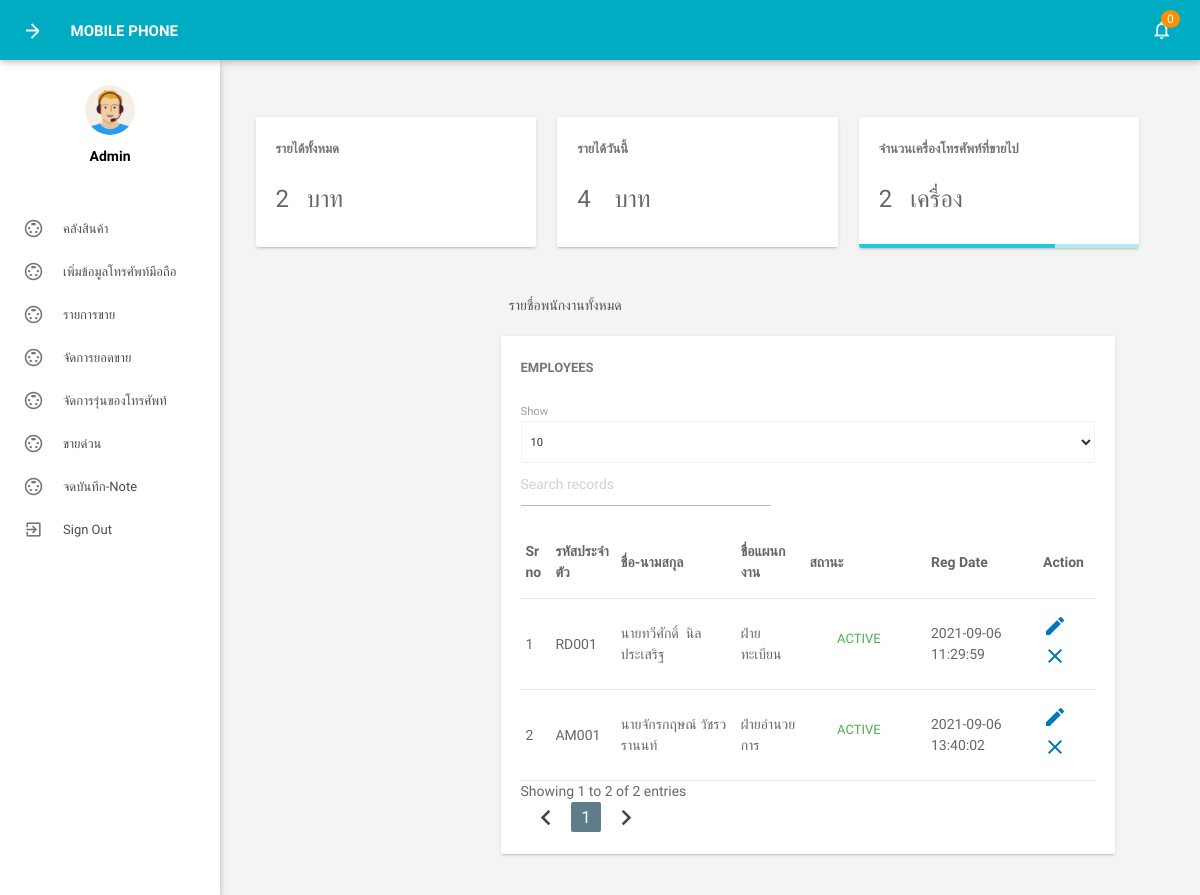
The app's page /admin/dashboard4.php (signed in) with its own data.
### tables this page shows
CREATE TABLE IF NOT EXISTS tblemployees(
 `id` int(11) NOT NULL,
  `EmpId` varchar(100) NOT NULL,
  `FirstName` varchar(150) NOT NULL,
  `LastName` varchar(150) NOT NULL,
  `EmailId` varchar(200) NOT NULL,
  `Password` varchar(180) NOT NULL,
  `Gender` varchar(100) NOT NULL,
  `Dob` varchar(100) NOT NULL,
  `Department` varchar(255) NOT NULL,
  `Address` varchar(255) NOT NULL,
  `City` varchar(200) NOT NULL,
  `Country` varchar(150) NOT NULL,
  `Phonenumber` char(11) NOT NULL,
  `Status` int(1) NOT NULL,
  `RegDate` timestamp NOT NULL DEFAULT CURRENT_TIMESTAMP
)CHARACTER SET utf8;

### admin/dashboard4.php (the view, shortened to what this page needs)
<?php
include('includes/config.php');
if (strlen($_SESSION['alogin']) == 0) {
    header('location:index.php');
} else {
?>
    <!DOCTYPE html>
    <html lang="en">
    <head>
        <link type="text/css" rel="stylesheet" href="../assets/plugins/materialize/css/materialize.min.css" />
        <link href="../assets/plugins/metrojs/MetroJs.min.css" rel="stylesheet">
        <link href="../assets/plugins/weather-icons-master/css/weather-icons.min.css" rel="stylesheet">
        <link href="../assets/css/alpha.min.css" rel="stylesheet" type="text/css" />
        <link href="../assets/css/custom.css" rel="stylesheet" type="text/css" />
    </head>
    <body>
        <?php include('includes/header.php'); ?>
        <?php include('includes/sidebar.php'); ?>
        <main class="mn-inner">
            <div class="middle-content">
                <div class="row no-m-t no-m-b">
                    <div class="col s12 m12 l4">
                        <div class="card stats-card">
                            <div class="card-content">
                                <span class="card-title">รายได้ทั้งหมด</span>
                                <span class="stats-counter">
                                    <?php
                                    $sql = "SELECT id from tblemployees";
                                    $query = $dbh->prepare($sql);
                                    $query->execute();
                                    $empcount = $query->rowCount();
                                    ?>
                                    <span class="counter"><?php echo htmlentities($empcount); ?></span>&nbsp&nbsp บาท</span>
                            </div>
                            <div id="sparkline-bar"></div>
                        </div>
                    </div>
                    <div class="col s12 m12 l4">
                        <div class="card stats-card">
                            <div class="card-content">
                                <span class="card-title">รายได้วันนี้</span>
                                <?php
                                $sql = "SELECT id from tbldepartments";
                                $query = $dbh->prepare($sql);
                                $query->execute();
                                $dptcount = $query->rowCount();
                                ?>
                                <span class="stats-counter"><span class="counter"><?php echo htmlentities($dptcount); ?> </span>&nbsp&nbsp บาท</span>
                            </div>
                            <div id="sparkline-line"></div>
                        </div>
                    </div>
                    <div class="col s12 m12 l4">
                        <div class="card stats-card">
                            <div class="card-content">
                                <span class="card-title">จำนวนเครื่องโทรศัพท์ที่ขายไป</span>
                                <?php
                                $sql = "SELECT id from  tblleaves";
                                $query = $dbh->prepare($sql);
                                $query->execute();
                                $leavtypcount = $query->rowCount();
                                ?>
                                <span class="stats-counter"><span class="counter"><?php echo htmlentities($leavtypcount); ?></span>&nbsp&nbsp เครื่อง</span>
                            </div>
                            <div class="progress stats-card-progress">
                                <div class="determinate" style="width: 70%"></div>
                            </div>
                        </div>
                    </div>
                </div>
                <main class="mn-inner">
                    <div class="row">
                        <div class="col s12">
                            <div class="page-title">รายชื่อพนักงานทั้งหมด</div>
                        </div>
                        <div class="col s12 m12 l12">
                            <div class="card">
                                <div class="card-content">
                                    <span class="card-title">Employees</span>
                                    <table id="example" class="display responsive-table ">
                                        <thead>
                                            <tr>
                                                <th>Sr no</th>
                                                <th>รหัสประจำตัว</th>
                                                <th>ชื่อ-นามสกุล</th>
                                                <th>ชื่อแผนกงาน</th>
                                                <th>สถานะ</th>
                                                <th>Reg Date</th>
                                                <th>Action</th>
                                            </tr>
                                        </thead>
                                        <tbody>
                                            <?php $sql = "SELECT EmpId,FirstName,LastName,Department,Status,RegDate,id from  tblemployees";
                                            $query = $dbh->prepare($sql);
                                            $query->execute();
                                            $results = $query->fetchAll(PDO::FETCH_OBJ);
                                            $cnt = 1;
                                            if ($query->rowCount() > 0) {
                                                foreach ($results as $result) {               ?>
                                                    <tr>
                                                        <td> <?php echo htmlentities($cnt); ?></td>
                                                        <td><?php echo htmlentities($result->EmpId); ?></td>
                                                        <td><?php echo htmlentities($result->FirstName); ?>&nbsp;<?php echo htmlentities($result->LastName); ?></td>
                                                        <td><?php echo htmlentities($result->Department); ?></td>
                                                        <td><?php $stats = $result->Status;
                                                            if ($stats) {
                                                            ?>
                                                                <a class="waves-effect waves-green btn-flat m-b-xs">Active</a>
                                                            <?php } else { ?>
                                                                <a class="waves-effect waves-red btn-flat m-b-xs">Inactive</a>
                                                            <?php } ?>
                                                        </td>
                                                        <td><?php echo htmlentities($result->RegDate); ?></td>
                                                        <td><a href="editemployee.php?empid=<?php echo htmlentities($result->id); ?>"><i class="material-icons">mode_edit</i></a>
                                                            <?php if ($result->Status == 1) { ?>
                                                                <a href="manageemployee.php?inid=<?php echo htmlentities($result->id); ?>" onclick="return confirm('คุณต้องการที่จะลบข้อมูลพนักงานหรือไหม ?');"" > <i class=" material-icons" title="Inactive">clear</i>
                                                                <?php } else { ?>
                                                                    <a href="manageemployee.php?id=<?php echo htmlentities($result->id); ?>" onclick="return confirm('Are you sure you want to active this employee?');""><i class=" material-icons" title="Active">done</i>
                                                                    <?php } ?>
                                                        </td>
                                                    </tr>
                                            <?php $cnt++;
                                                }
                                            } ?>
                                        </tbody>
                                    </table>
                                </div>
                            </div>
                        </div>
                    </div>
                </main>
                <div class="left-sidebar-hover"></div>
            </div>
        </main>
        </div>
    </body>
    </html>
<?php } ?>

### admin/dashboard4.php (style rules this page uses)
body { font-family: 'IBM Plex Sans Thai Looped', sans-serif; }

### records on screen
tblemployees: EmpId "RD001", FirstName "นายทวีศักดิ์", LastName "นิลประเสริฐ", Department "ฝ่ายทะเบียน", Status "ACTIVE", RegDate "2021-09-06 11:29:59"
tblemployees: EmpId "AM001", FirstName "นายจักรกฤษณ์", LastName "วัชรวรานนท์", Department "ฝ่ายอำนวยการ", Status "ACTIVE", RegDate "2021-09-06 13:40:02"

### other values on screen
$unreadcount "0"
$empcount "2"
$dptcount "4"
$leavtypcount "2"
